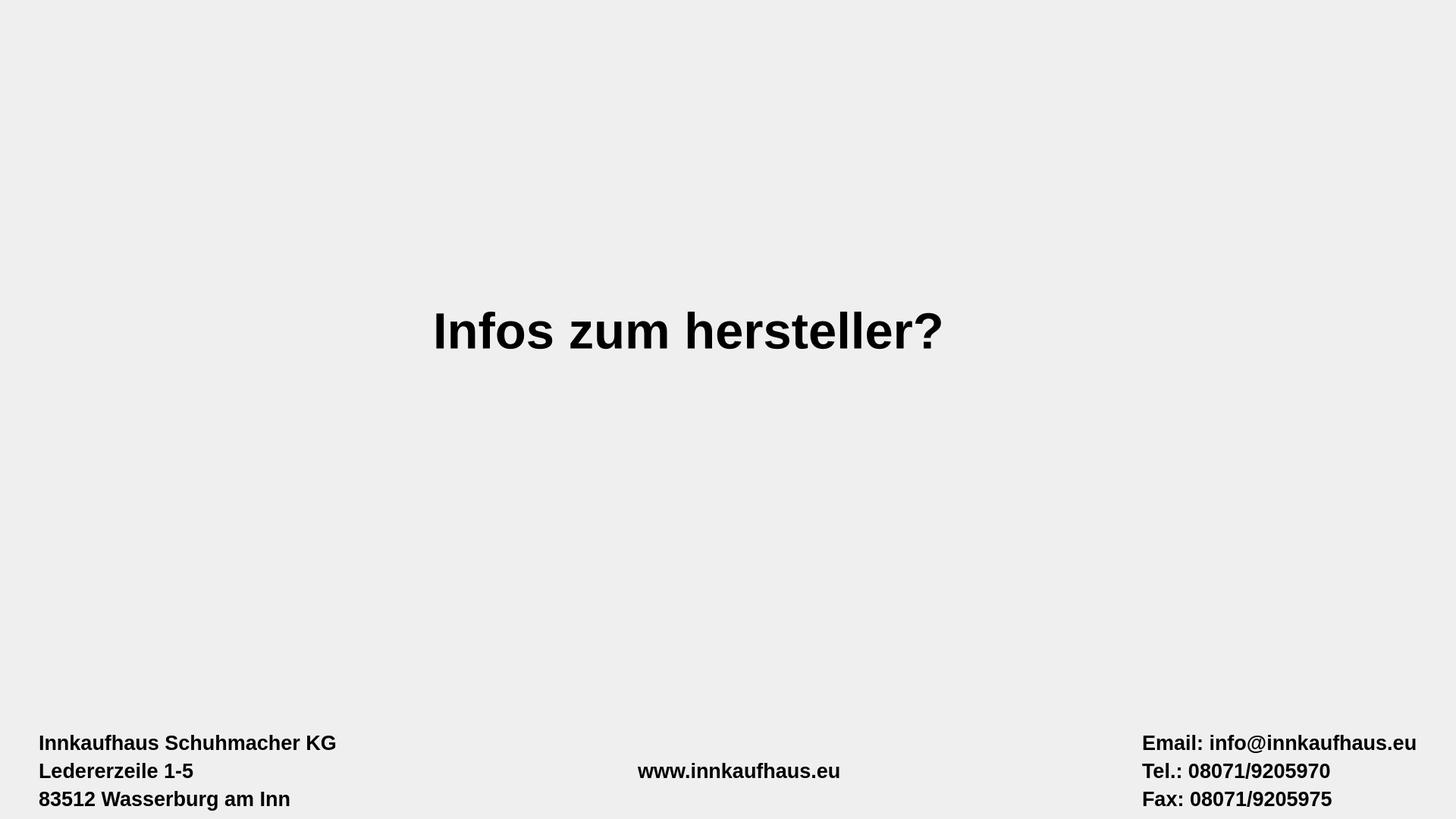
<?xml version="1.0" encoding="UTF-8"?>
<ui version="4.0">
 <class>Widget</class>
 <widget class="QWidget" name="Widget">
  <property name="geometry">
   <rect>
    <x>0</x>
    <y>0</y>
    <width>1920</width>
    <height>1080</height>
   </rect>
  </property>
  <property name="sizePolicy">
   <sizepolicy hsizetype="Expanding" vsizetype="Expanding">
    <horstretch>0</horstretch>
    <verstretch>0</verstretch>
   </sizepolicy>
  </property>
  <property name="maximumSize">
   <size>
    <width>1920</width>
    <height>1080</height>
   </size>
  </property>
  <property name="windowTitle">
   <string>Widget</string>
  </property>
  <property name="autoFillBackground">
   <bool>false</bool>
  </property>
  <property name="styleSheet">
   <string notr="true"/>
  </property>
  <layout class="QGridLayout" name="gridLayout_2">
   <item row="1" column="0">
    <layout class="QHBoxLayout" name="horizontalLayout_2">
     <item>
      <spacer name="horizontalSpacer_6">
       <property name="orientation">
        <enum>Qt::Horizontal</enum>
       </property>
       <property name="sizeType">
        <enum>QSizePolicy::Fixed</enum>
       </property>
       <property name="sizeHint" stdset="0">
        <size>
         <width>40</width>
         <height>20</height>
        </size>
       </property>
      </spacer>
     </item>
     <item>
      <layout class="QVBoxLayout" name="verticalLayout">
       <item>
        <widget class="QLabel" name="label_10">
         <property name="sizePolicy">
          <sizepolicy hsizetype="Preferred" vsizetype="Preferred">
           <horstretch>0</horstretch>
           <verstretch>0</verstretch>
          </sizepolicy>
         </property>
         <property name="font">
          <font>
           <pointsize>20</pointsize>
           <bold>true</bold>
          </font>
         </property>
         <property name="text">
          <string>Innkaufhaus Schuhmacher KG</string>
         </property>
        </widget>
       </item>
       <item>
        <widget class="QLabel" name="label_9">
         <property name="sizePolicy">
          <sizepolicy hsizetype="Preferred" vsizetype="Preferred">
           <horstretch>0</horstretch>
           <verstretch>0</verstretch>
          </sizepolicy>
         </property>
         <property name="font">
          <font>
           <pointsize>20</pointsize>
           <bold>true</bold>
          </font>
         </property>
         <property name="text">
          <string>Ledererzeile 1-5</string>
         </property>
        </widget>
       </item>
       <item>
        <widget class="QLabel" name="label_6">
         <property name="sizePolicy">
          <sizepolicy hsizetype="Preferred" vsizetype="Preferred">
           <horstretch>0</horstretch>
           <verstretch>0</verstretch>
          </sizepolicy>
         </property>
         <property name="font">
          <font>
           <pointsize>20</pointsize>
           <bold>true</bold>
          </font>
         </property>
         <property name="text">
          <string>83512 Wasserburg am Inn</string>
         </property>
        </widget>
       </item>
      </layout>
     </item>
     <item>
      <spacer name="horizontalSpacer_4">
       <property name="orientation">
        <enum>Qt::Horizontal</enum>
       </property>
       <property name="sizeType">
        <enum>QSizePolicy::Expanding</enum>
       </property>
       <property name="sizeHint" stdset="0">
        <size>
         <width>100</width>
         <height>20</height>
        </size>
       </property>
      </spacer>
     </item>
     <item>
      <layout class="QVBoxLayout" name="verticalLayout_6">
       <item>
        <widget class="QLabel" name="label_15">
         <property name="font">
          <font>
           <pointsize>20</pointsize>
           <bold>true</bold>
          </font>
         </property>
         <property name="text">
          <string>www.innkaufhaus.eu</string>
         </property>
        </widget>
       </item>
      </layout>
     </item>
     <item>
      <spacer name="horizontalSpacer_13">
       <property name="orientation">
        <enum>Qt::Horizontal</enum>
       </property>
       <property name="sizeHint" stdset="0">
        <size>
         <width>40</width>
         <height>20</height>
        </size>
       </property>
      </spacer>
     </item>
     <item>
      <layout class="QVBoxLayout" name="verticalLayout_3">
       <item>
        <widget class="QLabel" name="label_13">
         <property name="sizePolicy">
          <sizepolicy hsizetype="Preferred" vsizetype="Preferred">
           <horstretch>0</horstretch>
           <verstretch>0</verstretch>
          </sizepolicy>
         </property>
         <property name="font">
          <font>
           <pointsize>20</pointsize>
           <bold>true</bold>
          </font>
         </property>
         <property name="text">
          <string>Email: info@innkaufhaus.eu</string>
         </property>
         <property name="alignment">
          <set>Qt::AlignLeading|Qt::AlignLeft|Qt::AlignVCenter</set>
         </property>
        </widget>
       </item>
       <item>
        <widget class="QLabel" name="label_12">
         <property name="sizePolicy">
          <sizepolicy hsizetype="Preferred" vsizetype="Preferred">
           <horstretch>0</horstretch>
           <verstretch>0</verstretch>
          </sizepolicy>
         </property>
         <property name="font">
          <font>
           <pointsize>20</pointsize>
           <bold>true</bold>
          </font>
         </property>
         <property name="text">
          <string>Tel.: 08071/9205970</string>
         </property>
         <property name="alignment">
          <set>Qt::AlignLeading|Qt::AlignLeft|Qt::AlignVCenter</set>
         </property>
        </widget>
       </item>
       <item>
        <widget class="QLabel" name="label_11">
         <property name="sizePolicy">
          <sizepolicy hsizetype="Preferred" vsizetype="Preferred">
           <horstretch>0</horstretch>
           <verstretch>0</verstretch>
          </sizepolicy>
         </property>
         <property name="font">
          <font>
           <pointsize>20</pointsize>
           <bold>true</bold>
          </font>
         </property>
         <property name="text">
          <string>Fax: 08071/9205975</string>
         </property>
         <property name="alignment">
          <set>Qt::AlignLeading|Qt::AlignLeft|Qt::AlignVCenter</set>
         </property>
        </widget>
       </item>
      </layout>
     </item>
     <item>
      <spacer name="horizontalSpacer_5">
       <property name="orientation">
        <enum>Qt::Horizontal</enum>
       </property>
       <property name="sizeType">
        <enum>QSizePolicy::Fixed</enum>
       </property>
       <property name="sizeHint" stdset="0">
        <size>
         <width>40</width>
         <height>20</height>
        </size>
       </property>
      </spacer>
     </item>
    </layout>
   </item>
   <item row="0" column="0">
    <widget class="QStackedWidget" name="stackedWidget">
     <property name="currentIndex">
      <number>3</number>
     </property>
     <widget class="QWidget" name="page_1">
      <widget class="QLabel" name="label">
       <property name="geometry">
        <rect>
         <x>30</x>
         <y>0</y>
         <width>231</width>
         <height>51</height>
        </rect>
       </property>
       <property name="font">
        <font>
         <pointsize>19</pointsize>
        </font>
       </property>
       <property name="text">
        <string>INKAUFHAUSLOGO</string>
       </property>
      </widget>
      <widget class="QLabel" name="label_33">
       <property name="geometry">
        <rect>
         <x>960</x>
         <y>209</y>
         <width>800</width>
         <height>281</height>
        </rect>
       </property>
       <property name="font">
        <font>
         <pointsize>40</pointsize>
         <bold>true</bold>
        </font>
       </property>
       <property name="text">
        <string>Hier können Sie den Barcode</string>
       </property>
       <property name="alignment">
        <set>Qt::AlignBottom|Qt::AlignHCenter</set>
       </property>
      </widget>
      <widget class="QLabel" name="label_34">
       <property name="geometry">
        <rect>
         <x>958</x>
         <y>565</y>
         <width>801</width>
         <height>241</height>
        </rect>
       </property>
       <property name="font">
        <font>
         <pointsize>40</pointsize>
         <bold>true</bold>
        </font>
       </property>
       <property name="text">
        <string>des Produktes Scannen</string>
       </property>
       <property name="alignment">
        <set>Qt::AlignHCenter|Qt::AlignTop</set>
       </property>
      </widget>
      <widget class="QLabel" name="label_35">
       <property name="geometry">
        <rect>
         <x>97</x>
         <y>274</y>
         <width>861</width>
         <height>501</height>
        </rect>
       </property>
       <property name="font">
        <font>
         <pointsize>40</pointsize>
        </font>
       </property>
       <property name="text">
        <string>*Bilder*</string>
       </property>
       <property name="alignment">
        <set>Qt::AlignCenter</set>
       </property>
      </widget>
      <widget class="QLabel" name="label_36">
       <property name="geometry">
        <rect>
         <x>40</x>
         <y>140</y>
         <width>851</width>
         <height>111</height>
        </rect>
       </property>
       <property name="font">
        <font>
         <pointsize>30</pointsize>
         <bold>true</bold>
        </font>
       </property>
       <property name="text">
        <string>Aus unserem Sortiment:</string>
       </property>
      </widget>
      <widget class="QLabel" name="logo">
       <property name="geometry">
        <rect>
         <x>647</x>
         <y>28</y>
         <width>16</width>
         <height>16</height>
        </rect>
       </property>
       <property name="sizePolicy">
        <sizepolicy hsizetype="Preferred" vsizetype="Fixed">
         <horstretch>0</horstretch>
         <verstretch>0</verstretch>
        </sizepolicy>
       </property>
       <property name="text">
        <string/>
       </property>
      </widget>
      <widget class="QLabel" name="label_3">
       <property name="geometry">
        <rect>
         <x>-1</x>
         <y>10</y>
         <width>1901</width>
         <height>131</height>
        </rect>
       </property>
       <property name="sizePolicy">
        <sizepolicy hsizetype="Expanding" vsizetype="Fixed">
         <horstretch>0</horstretch>
         <verstretch>0</verstretch>
        </sizepolicy>
       </property>
       <property name="font">
        <font>
         <pointsize>50</pointsize>
         <italic>false</italic>
         <bold>true</bold>
        </font>
       </property>
       <property name="text">
        <string>Feinkost Barcode Scanner</string>
       </property>
       <property name="alignment">
        <set>Qt::AlignHCenter|Qt::AlignTop</set>
       </property>
      </widget>
     </widget>
     <widget class="QWidget" name="page_2">
      <widget class="QLabel" name="Innkaufhauslogo">
       <property name="geometry">
        <rect>
         <x>26</x>
         <y>0</y>
         <width>261</width>
         <height>61</height>
        </rect>
       </property>
       <property name="font">
        <font>
         <pointsize>19</pointsize>
        </font>
       </property>
       <property name="text">
        <string>INNKAUFHAUSLOGO</string>
       </property>
      </widget>
      <widget class="QLabel" name="p_name">
       <property name="geometry">
        <rect>
         <x>10</x>
         <y>50</y>
         <width>1871</width>
         <height>141</height>
        </rect>
       </property>
       <property name="font">
        <font>
         <pointsize>40</pointsize>
         <bold>true</bold>
        </font>
       </property>
       <property name="text">
        <string>PRODUKTNAME</string>
       </property>
       <property name="alignment">
        <set>Qt::AlignLeading|Qt::AlignLeft|Qt::AlignVCenter</set>
       </property>
      </widget>
      <widget class="QLabel" name="img">
       <property name="enabled">
        <bool>true</bool>
       </property>
       <property name="geometry">
        <rect>
         <x>35</x>
         <y>188</y>
         <width>541</width>
         <height>541</height>
        </rect>
       </property>
       <property name="sizePolicy">
        <sizepolicy hsizetype="Preferred" vsizetype="Preferred">
         <horstretch>0</horstretch>
         <verstretch>0</verstretch>
        </sizepolicy>
       </property>
       <property name="minimumSize">
        <size>
         <width>10</width>
         <height>10</height>
        </size>
       </property>
       <property name="font">
        <font>
         <family>Miriam CLM</family>
         <pointsize>25</pointsize>
        </font>
       </property>
       <property name="frameShape">
        <enum>QFrame::NoFrame</enum>
       </property>
       <property name="text">
        <string>PRODUKTBILD</string>
       </property>
       <property name="alignment">
        <set>Qt::AlignCenter</set>
       </property>
      </widget>
      <widget class="QLabel" name="Sternenbewertungen">
       <property name="geometry">
        <rect>
         <x>820</x>
         <y>190</y>
         <width>331</width>
         <height>61</height>
        </rect>
       </property>
       <property name="sizePolicy">
        <sizepolicy hsizetype="Preferred" vsizetype="Maximum">
         <horstretch>0</horstretch>
         <verstretch>0</verstretch>
        </sizepolicy>
       </property>
       <property name="font">
        <font>
         <pointsize>30</pointsize>
        </font>
       </property>
       <property name="text">
        <string>Sternebewertung</string>
       </property>
       <property name="alignment">
        <set>Qt::AlignLeading|Qt::AlignLeft|Qt::AlignVCenter</set>
       </property>
      </widget>
      <widget class="QGroupBox" name="groupBox_infos">
       <property name="geometry">
        <rect>
         <x>760</x>
         <y>290</y>
         <width>1061</width>
         <height>261</height>
        </rect>
       </property>
       <property name="sizePolicy">
        <sizepolicy hsizetype="Preferred" vsizetype="Preferred">
         <horstretch>0</horstretch>
         <verstretch>0</verstretch>
        </sizepolicy>
       </property>
       <property name="title">
        <string/>
       </property>
       <property name="alignment">
        <set>Qt::AlignLeading|Qt::AlignLeft|Qt::AlignVCenter</set>
       </property>
       <property name="flat">
        <bool>false</bool>
       </property>
       <layout class="QGridLayout" name="gridLayout_7">
        <item row="2" column="0">
         <widget class="QLabel" name="preis">
          <property name="font">
           <font>
            <pointsize>35</pointsize>
            <bold>true</bold>
           </font>
          </property>
          <property name="text">
           <string>Preis:</string>
          </property>
         </widget>
        </item>
        <item row="3" column="2">
         <widget class="QLabel" name="inhalt">
          <property name="font">
           <font>
            <pointsize>20</pointsize>
           </font>
          </property>
          <property name="text">
           <string>TextLabel</string>
          </property>
         </widget>
        </item>
        <item row="0" column="0">
         <widget class="QLabel" name="i3">
          <property name="sizePolicy">
           <sizepolicy hsizetype="Fixed" vsizetype="Preferred">
            <horstretch>0</horstretch>
            <verstretch>0</verstretch>
           </sizepolicy>
          </property>
          <property name="font">
           <font>
            <pointsize>30</pointsize>
            <bold>true</bold>
           </font>
          </property>
          <property name="text">
           <string>Produktnummer:</string>
          </property>
         </widget>
        </item>
        <item row="0" column="2">
         <widget class="QLabel" name="p_num">
          <property name="sizePolicy">
           <sizepolicy hsizetype="Preferred" vsizetype="Preferred">
            <horstretch>0</horstretch>
            <verstretch>0</verstretch>
           </sizepolicy>
          </property>
          <property name="font">
           <font>
            <pointsize>20</pointsize>
           </font>
          </property>
          <property name="text">
           <string>TextLabel</string>
          </property>
         </widget>
        </item>
        <item row="5" column="2">
         <widget class="QLabel" name="hersteller">
          <property name="font">
           <font>
            <pointsize>20</pointsize>
           </font>
          </property>
          <property name="text">
           <string>TextLabel</string>
          </property>
         </widget>
        </item>
        <item row="3" column="0">
         <widget class="QLabel" name="i2">
          <property name="font">
           <font>
            <pointsize>30</pointsize>
            <bold>true</bold>
           </font>
          </property>
          <property name="text">
           <string>Inhalt:</string>
          </property>
         </widget>
        </item>
        <item row="5" column="0">
         <widget class="QLabel" name="price_i">
          <property name="font">
           <font>
            <pointsize>30</pointsize>
            <bold>true</bold>
           </font>
          </property>
          <property name="text">
           <string>Einheitspreis:</string>
          </property>
         </widget>
        </item>
        <item row="0" column="1" rowspan="2">
         <spacer name="horizontalSpacer">
          <property name="orientation">
           <enum>Qt::Horizontal</enum>
          </property>
          <property name="sizeType">
           <enum>QSizePolicy::Fixed</enum>
          </property>
          <property name="sizeHint" stdset="0">
           <size>
            <width>40</width>
            <height>20</height>
           </size>
          </property>
         </spacer>
        </item>
       </layout>
      </widget>
      <widget class="QGroupBox" name="groupBox_2">
       <property name="geometry">
        <rect>
         <x>630</x>
         <y>580</y>
         <width>1191</width>
         <height>261</height>
        </rect>
       </property>
       <property name="sizePolicy">
        <sizepolicy hsizetype="Preferred" vsizetype="Preferred">
         <horstretch>0</horstretch>
         <verstretch>0</verstretch>
        </sizepolicy>
       </property>
       <property name="font">
        <font>
         <pointsize>25</pointsize>
         <bold>true</bold>
        </font>
       </property>
       <property name="title">
        <string>Beschreibung:</string>
       </property>
       <layout class="QGridLayout" name="gridLayout_6">
        <property name="sizeConstraint">
         <enum>QLayout::SetMaximumSize</enum>
        </property>
        <property name="leftMargin">
         <number>2</number>
        </property>
        <property name="topMargin">
         <number>0</number>
        </property>
        <property name="rightMargin">
         <number>2</number>
        </property>
        <property name="bottomMargin">
         <number>2</number>
        </property>
        <item row="0" column="0">
         <widget class="QTextEdit" name="description">
          <property name="enabled">
           <bool>true</bool>
          </property>
          <property name="sizePolicy">
           <sizepolicy hsizetype="Preferred" vsizetype="Preferred">
            <horstretch>0</horstretch>
            <verstretch>0</verstretch>
           </sizepolicy>
          </property>
          <property name="minimumSize">
           <size>
            <width>0</width>
            <height>10</height>
           </size>
          </property>
          <property name="font">
           <font>
            <pointsize>20</pointsize>
            <bold>false</bold>
           </font>
          </property>
          <property name="focusPolicy">
           <enum>Qt::NoFocus</enum>
          </property>
          <property name="frameShape">
           <enum>QFrame::StyledPanel</enum>
          </property>
          <property name="frameShadow">
           <enum>QFrame::Sunken</enum>
          </property>
          <property name="verticalScrollBarPolicy">
           <enum>Qt::ScrollBarAlwaysOff</enum>
          </property>
          <property name="horizontalScrollBarPolicy">
           <enum>Qt::ScrollBarAlwaysOff</enum>
          </property>
          <property name="readOnly">
           <bool>true</bool>
          </property>
         </widget>
        </item>
       </layout>
      </widget>
      <widget class="QLabel" name="label_37">
       <property name="geometry">
        <rect>
         <x>118</x>
         <y>635</y>
         <width>331</width>
         <height>221</height>
        </rect>
       </property>
       <property name="text">
        <string>Butten zur hersteller seite</string>
       </property>
      </widget>
     </widget>
     <widget class="QWidget" name="page_3">
      <property name="font">
       <font>
        <pointsize>9</pointsize>
       </font>
      </property>
      <property name="layoutDirection">
       <enum>Qt::LeftToRight</enum>
      </property>
      <layout class="QVBoxLayout" name="verticalLayout_2">
       <property name="leftMargin">
        <number>0</number>
       </property>
       <property name="topMargin">
        <number>0</number>
       </property>
       <property name="rightMargin">
        <number>0</number>
       </property>
       <property name="bottomMargin">
        <number>0</number>
       </property>
       <item>
        <spacer name="verticalSpacer_3">
         <property name="orientation">
          <enum>Qt::Vertical</enum>
         </property>
         <property name="sizeType">
          <enum>QSizePolicy::Expanding</enum>
         </property>
         <property name="sizeHint" stdset="0">
          <size>
           <width>20</width>
           <height>40</height>
          </size>
         </property>
        </spacer>
       </item>
       <item>
        <widget class="QLabel" name="label_7">
         <property name="font">
          <font>
           <pointsize>35</pointsize>
           <bold>true</bold>
          </font>
         </property>
         <property name="text">
          <string>Es tut uns Leid.</string>
         </property>
         <property name="alignment">
          <set>Qt::AlignCenter</set>
         </property>
        </widget>
       </item>
       <item>
        <widget class="QLabel" name="label_8">
         <property name="font">
          <font>
           <pointsize>35</pointsize>
           <bold>true</bold>
          </font>
         </property>
         <property name="layoutDirection">
          <enum>Qt::LeftToRight</enum>
         </property>
         <property name="text">
          <string>Es konnten Leider keine Informationen zu diesem Produkt gefunden werden.</string>
         </property>
         <property name="alignment">
          <set>Qt::AlignCenter</set>
         </property>
        </widget>
       </item>
       <item>
        <widget class="QLabel" name="label_4">
         <property name="font">
          <font>
           <pointsize>12</pointsize>
          </font>
         </property>
         <property name="text">
          <string/>
         </property>
         <property name="alignment">
          <set>Qt::AlignCenter</set>
         </property>
        </widget>
       </item>
       <item>
        <spacer name="verticalSpacer_6">
         <property name="orientation">
          <enum>Qt::Vertical</enum>
         </property>
         <property name="sizeHint" stdset="0">
          <size>
           <width>20</width>
           <height>40</height>
          </size>
         </property>
        </spacer>
       </item>
      </layout>
     </widget>
     <widget class="QWidget" name="page_x">
      <widget class="QLabel" name="label_38">
       <property name="geometry">
        <rect>
         <x>560</x>
         <y>230</y>
         <width>881</width>
         <height>391</height>
        </rect>
       </property>
       <property name="font">
        <font>
         <pointsize>50</pointsize>
         <bold>true</bold>
        </font>
       </property>
       <property name="text">
        <string>Infos zum hersteller?</string>
       </property>
      </widget>
     </widget>
    </widget>
   </item>
  </layout>
 </widget>
 <resources/>
 <connections/>
</ui>
